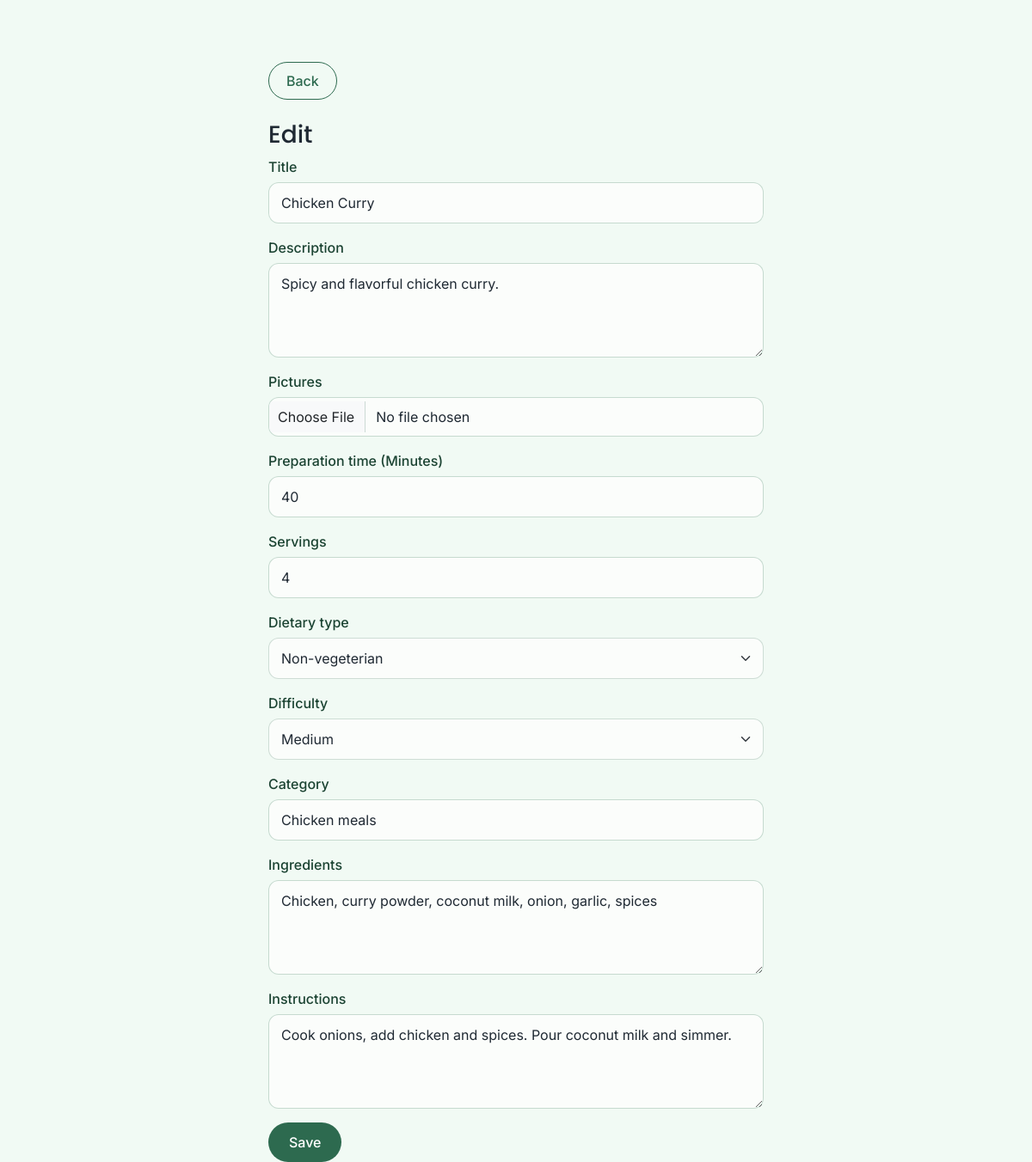
/recipes/edit.php?id=3&type=recipe (signed in), run on the app's committed database.
### tables this page shows
CREATE TABLE IF NOT EXISTS `recipes` (
  `id` int NOT NULL AUTO_INCREMENT,
  `title` varchar(255) NOT NULL,
  `description` text,
  `recipe_picture` varchar(255) DEFAULT NULL,
  `ingredients` text NOT NULL,
  `instructions` longtext NOT NULL,
  `prep_time` int NOT NULL,
  `dietary_type` enum('Vegeterian','Non-vegeterian','Vegan') NOT NULL,
  `category` enum('Chicken meals','Vegetables','Desserts','Fish meals') DEFAULT NULL,
  `created_at` timestamp NULL DEFAULT CURRENT_TIMESTAMP,
  `updated_at` timestamp NULL DEFAULT CURRENT_TIMESTAMP ON UPDATE CURRENT_TIMESTAMP,
  `difficulty` enum('Easy','Medium','Complicated') DEFAULT NULL,
  `servings` int NOT NULL,
  `author_id` int DEFAULT NULL,
  PRIMARY KEY (`id`),
  KEY `fk_recipes_author` (`author_id`)
);

### recipes/edit.php (the view, shortened to what this page needs)
<?php
require_once "../components/db_connect.php";
$recipeid = $_GET['id'];
$sql_query = "SELECT * FROM `recipes` WHERE id = $recipeid ";
$result = mysqli_query($connect, $sql_query);
$recipe = mysqli_fetch_assoc($result);
?>
<!DOCTYPE html>
<html lang="en">
<head>
    <?php include "../components/head.php"; ?>
    <link rel="stylesheet" href="../css/main.css">
    <link rel="stylesheet" href="../css/recipeForm.css">
</head>
<body>
    <div class="container my-5">
        <div class="row">
            <div class="col col-md-6 mx-auto">
                <a href="recipe.php" class="btn btn-secondary my-4">Back</a>
                <h3>Edit</h3>
                <form method="POST" enctype="multipart/form-data">
                    <div class="mb-3">
                        <label for="title">Title</label>
                        <input type="text" class="form-control" id="title" name="title" value="<?= $recipe['title'] ?>" required>
                    </div>
                    <div class="mb-3">
                        <label for="description">Description</label>
                        <textarea class="form-control" id="description" name="description"><?= $recipe['description'] ?></textarea>
                    </div>
                    <div class="mb-3">
                        <label for="pictures">Pictures</label>
                        <input type="file" class="form-control" id="pictures" name="pictures">
                    </div>
                    <div class="mb-3">
                        <label for="prep_time">Preparation time (Minutes)</label>
                        <input type="number" class="form-control" id="prep_time" name="prep_time" value="<?= $recipe['prep_time'] ?>" required>
                    </div>
                    <div class="mb-3">
                        <label for="servings">Servings</label>
                        <input type="number" class="form-control" id="servings" name="servings" value="<?= $recipe['servings'] ?>">
                    </div>
                    <div class="mb-3">
                        <label for="dietary_type">Dietary type</label>
                        <select name="dietary_type" id="dietary_type" class="form-select" required>
                            <option value="Non-vegeterian" <?= (isset($recipe["dietary_type"]) && $recipe["dietary_type"] == 'Non-vegeterian') ? 'selected' : '' ?>>Non-vegeterian</option>
                        </select>
                    </div>
                    <div class="mb-3">
                        <label for="difficulty">Difficulty</label>
                        <select name="difficulty" id="difficulty" class="form-select">
                            <option value="Medium" <?= (isset($recipe["difficulty"]) && $recipe["difficulty"] == 'Medium') ? 'selected' : '' ?>>Medium</option>
                        </select>
                    </div>
                    <div class="mb-3">
                        <label for="category" class="form-label">Category</label>
                        <select class="form-control" id="category" name="category">
                            <option value="Chicken meals" <?= (isset($recipe["category"]) && $recipe["category"] == 'Chicken meals') ? 'selected' : '' ?>>Chicken meals</option>
                        </select>
                    </div>
                    <div class="mb-3">
                        <label for="ingredients">Ingredients</label>
                        <textarea class="form-control" id="ingredients" name="ingredients" required><?= $recipe['ingredients'] ?></textarea>
                    </div>
                    <div class="mb-3">
                        <label for="instructions">Instructions</label>
                        <textarea class="form-control" id="instructions" name="instructions" required><?= $recipe['instructions'] ?></textarea>
                    </div>
                    <input type="submit" class="btn btn-primary" name="save" value="Save">
                </form>
            </div>
        </div>
    </div>
</body>
</html>

### css/main.css (style rules this page uses)
:root { --green-dark: #2d6a4f; --green-darker: #1b4332; --green-light: #74c69d; --green-soft: #d8f3dc; --green-click: #95d5b2; --green-bg: #f1faf4; --white: #ffffff; --text-dark: #1f2933; --text-muted: #6c757d; }
html, body { height: 100%; }
body { background-color: var(--green-bg); color: var(--text-dark); display: flex; flex-direction: column; font-family: "Inter", sans-serif; }
h1, h2, h3, h5 { font-family: "Poppins", sans-serif; }
.container { max-width: 1300px; }
a, a:hover, a:focus, a:active { text-decoration: none; }
.btn { border-radius: 999px; padding: 10px 20px; font-weight: 500; transition: all 0.2s ease; }
.btn-dark, .btn-primary, .btn-success { background: var(--green-dark) !important; border: none !important; color: white !important; }

### css/recipeForm.css (style rules this page uses)
body { min-height: 100dvh; background: var(--green-bg); color: var(--text-dark); }
.form-label, label { color: var(--green-darker); font-weight: 500; margin-bottom: 6px; }
.form-control, .form-select { border-radius: 12px; padding: 11px 14px; border: 1px solid rgba(45, 106, 79, 0.22); background-color: #fbfdfb; color: var(--text-dark); }
textarea.form-control { min-height: 110px; resize: vertical; }
input[type="file"].form-control { padding: 10px; }
.btn-primary { background: var(--green-dark) !important; border: none !important; border-radius: 999px; padding: 11px 24px; font-weight: 500; }
.btn-secondary { background: transparent !important; color: var(--green-dark) !important; border: 1px solid var(--green-dark) !important; border-radius: 999px; padding: 9px 20px; font-weight: 500; }

### data on the page
recipes: title "Chicken Curry", description "Spicy and flavorful chicken curry.", prep_time "40", servings "4", dietary_type "Non-vegeterian", difficulty "Medium", category "Chicken meals", ingredients "Chicken, curry powder, coconut milk, onion, garlic, spices", instructions "Cook onions, add chicken and spices. Pour coconut milk and simmer."
